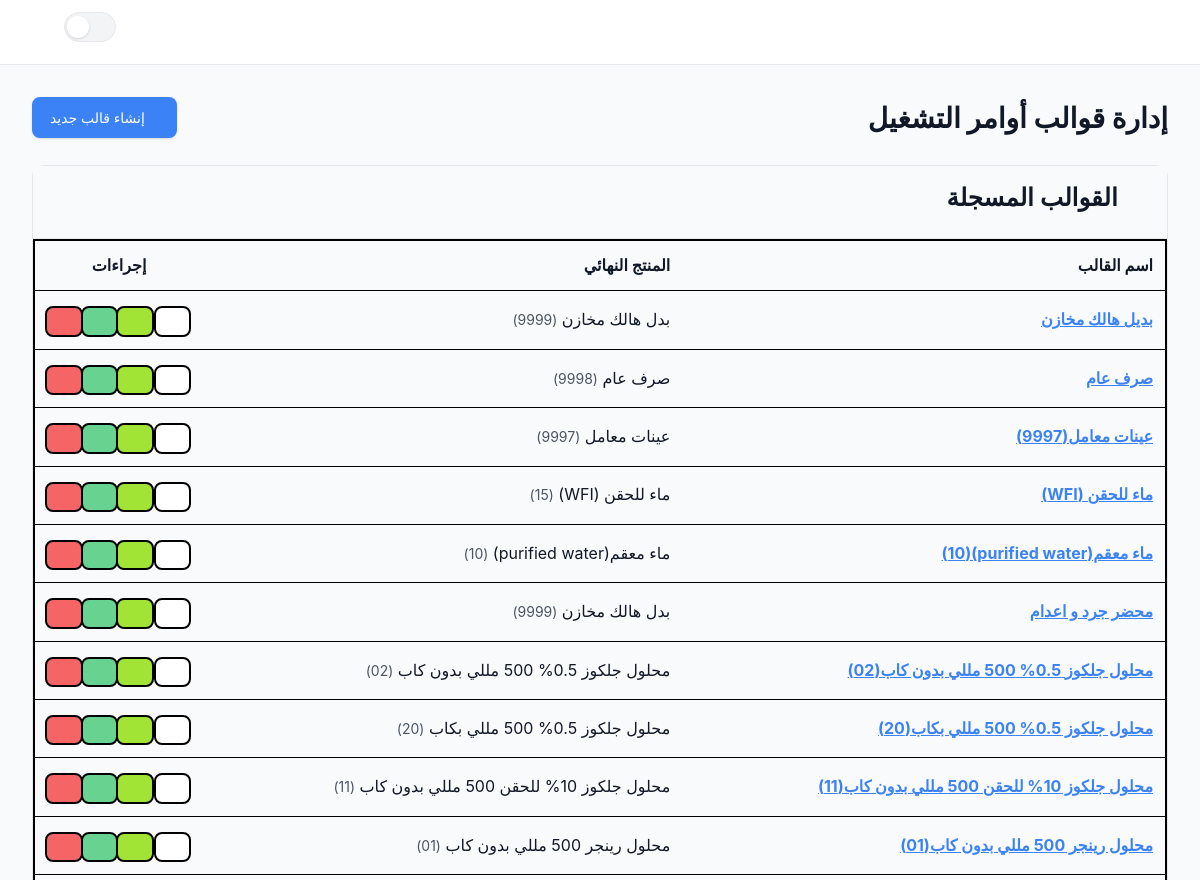
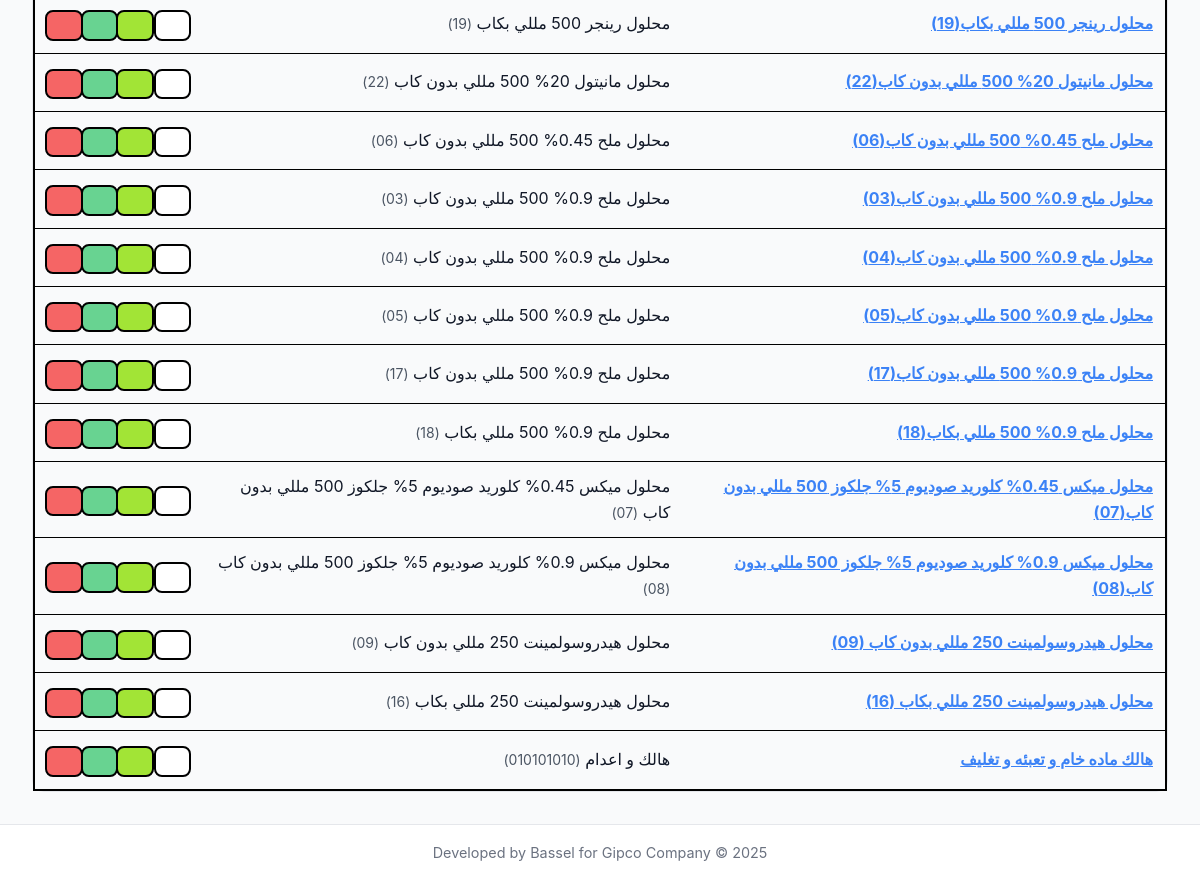
Screenshot of /shop_order_templates/ with the database file from the repository (2 pictures, top to bottom).
### inventory/models.py (models this page shows, shortened)
class ShopOrderTemplate(models.Model):
    name = models.CharField(max_length=255, verbose_name=_("Template Name"))
    final_product = models.ForeignKey(
        Product,
        on_delete=models.CASCADE,
        related_name='templates',
        verbose_name=_("Final Product")
    )
    class Meta:
        db_table = 'shop_order_templates'
        verbose_name = _("Shop Order Template")
        verbose_name_plural = _("Shop Order Templates")
        ordering = ['name']

class Product(models.Model):
    class ProductType(models.TextChoices):
        RAW_MATERIAL = 'مواد خام', _('مواد خام')
        PACKAGING = 'تعبئه و تغليف', _('تعبئه و تغليف')
        FINAL_PRODUCT = 'منتج نهائي', _('منتج نهائي')
        MRO = 'قطع غيار و صيانة', _('قطع غيار و صيانة')
        CONSUMABLE = 'مستهلكات', _('مستهلكات')
    name = models.CharField(max_length=255, verbose_name=_("Product Name"))
    code = models.CharField(max_length=100, unique=True, verbose_name=_("Product Code"))
    product_type = models.CharField(
        max_length=50,
        choices=ProductType.choices,
        verbose_name=_("Product Type")
    )
    unit = models.CharField(max_length=50, verbose_name=_("Unit of Measurement"))
    tags = models.ManyToManyField('ProductTag', blank=True, verbose_name=_("Tags"))
    moving_average_cost = models.DecimalField(
        max_digits=12, decimal_places=3, default=Decimal('0.000'), verbose_name=_("Moving Average Cost")
    )
    override_inventory_account = models.ForeignKey(
        'Account', on_delete=models.SET_NULL, null=True, blank=True,
        related_name='+', verbose_name=_("Override Inventory Account")
    )
    override_cogs_expense_account = models.ForeignKey(
        'Account', on_delete=models.SET_NULL, null=True, blank=True,
        related_name='+', verbose_name=_("Override COGS/Expense Account")
    )
    override_sales_revenue_account = models.ForeignKey(
        'Account', on_delete=models.SET_NULL, null=True, blank=True,
        related_name='+', verbose_name=_("Override Sales Revenue Account")
    )
    class Meta:
        db_table = 'products'
        verbose_name = _("Product")
        verbose_name_plural = _("Products")
        ordering = ['name']

### inventory/views/templates.py (the view, shortened to what this page needs)
# urls.py: path('shop_order_templates/', shop_order_templates, name='shop_order_templates'),
def shop_order_templates(request: HttpRequest) -> HttpResponse:
    source_template_data = None
    source_items_queryset = None
    copy_from_id = request.GET.get('copy_from')
    primitive_products_qs = Product.objects.filter(~Q(product_type=Product.ProductType.FINAL_PRODUCT))
    context = {
        'active_page': 'shop_orders',
        'templates': ShopOrderTemplate.objects.select_related('final_product').all(),
        'final_products': Product.objects.filter(product_type=Product.ProductType.FINAL_PRODUCT),
        'primitive_products': list(primitive_products_qs.values('id', 'name', 'code')),
        'source_template': source_template_data,
        'source_items': list(source_items_queryset.values('primitive_product_id', 'theoretical_quantity')) if source_items_queryset else None,
    }
    if 'X-Partial-Request' in request.headers:
        return render(request, 'inventory/partials/shop_order_templates_partial.html', context)
    return render(request, 'inventory/shop_order_templates.html', context)

### inventory/templates/inventory/shop_order_templates.html (shortened to what this page needs)
{% extends "inventory/layout.html" %}
{% load static %}
{% block content %}
  {% include "inventory/partials/shop_order_templates_content.html" %}
{% endblock content %}

### inventory/templates/inventory/partials/shop_order_templates_content.html (shortened to what this page needs)
<div class="d-flex justify-content-between align-items-center mb-4">
    <h1 class="h2 mb-0" style="font-weight: 700;">إدارة قوالب أوامر التشغيل</h1>
    <button type="button" class="btn btn-primary" data-bs-toggle="modal" data-bs-target="#addTemplateModal">
        <i class="bi bi-plus-lg"></i> إنشاء قالب جديد
    </button>
</div>
<div class="card">
    <div class="card-header">
        <h3><i class="bi bi-file-earmark-ruled"></i> القوالب المسجلة</h3>
    </div>
    <div class="card-body p-0">
        {% if not templates %}
        <div class="text-center p-5">
            <i class="bi bi-files display-4 text-secondary"></i>
            <h5 class="mt-3">لا توجد قوالب</h5>
            <p class="text-muted">ابدأ بإنشاء أول قالب لأمر تشغيل.</p>
            <button class="btn btn-primary mt-2" data-bs-toggle="modal" data-bs-target="#addTemplateModal">
                <i class="bi bi-plus-lg"></i> إنشاء قالب
            </button>
        </div>
        {% else %}
        <div class="table-responsive">
            <table class="table table-hover align-middle mb-0">
                <thead>
                    <tr>
                        <th class="ps-3">اسم القالب</th>
                        <th>المنتج النهائي</th>
                        <th class="text-center">إجراءات</th>
                    </tr>
                </thead>
                <tbody>
                    {% for t in templates %}
                    <tr>
                        <td class="ps-3">
                            <a href="{% url 'inventory:view_shop_order_template' pk=t.id %}"><strong>{{ t.name }}</strong></a>
                        </td>
                        <td>{{ t.final_product.name }} <small class="text-muted font-monospace">({{t.final_product.code}})</small></td>
                        <td class="text-center">
                            <div class="btn-group">
                                <a href="{% url 'inventory:view_shop_order_template' pk=t.id %}" class="btn btn-sm btn-outline-secondary" title="عرض"><i class="bi bi-eye"></i></a>
                                <a href="{% url 'inventory:edit_shop_order_template' pk=t.id %}" class="btn btn-sm btn-outline-primary" title="تعديل"><i class="bi bi-pencil-square"></i></a>
                                <a href="{% url 'inventory:shop_order_templates' %}?copy_from={{ t.id }}" class="btn btn-sm btn-outline-success" title="نسخ لإنشاء جديد"><i class="bi bi-copy"></i></a>
                                <button type="button" class="btn btn-sm btn-outline-danger" data-bs-toggle="modal" data-bs-target="#deleteModal{{t.id}}" title="حذف"><i class="bi bi-trash"></i></button>
                            </div>
                        </td>
                    </tr>
                    {% endfor %}
                </tbody>
            </table>
        </div>
        {% endif %}
    </div>
</div>

### static/css/style.css (style rules this page uses)
:root { --color-primary: #3b82f6; --color-primary-rgb: 59, 130, 246; --color-primary-light: #eff6ff; --color-primary-hover: #2563eb; --color-primary-subtle: rgba(59, 130, 246, 0.1); --color-secondary: #64748b; --color-success: #10b981; --color-danger: #ef4444; --color-warning: #f59e0b; --color-info: #06b6d4; --text-primary: #111827; --text-secondary: #4b5563; --text-muted: #6b7280; --text-inverse: #ffffff; --surface-primary: #ffffff; --surface-secondary: #f9fafb; --surface-tertiary: #f3f4f6; --surface-overlay: rgba(0, 0, 0, 0.5); --border-color: #e5e7eb; --border-color-subtle: #f3f4f6; --border-width: 1px; --border-radius-sm: 0.25rem; --border-radius: 0.5rem; --border-radius-lg: 0.75rem; --border-radius-xl: 1rem; --shadow-xs: 0 1px 2px 0 rgb(0 0 0 / 0.05); --shadow-sm: 0 1px 3px 0 rgb(0 0 0 / 0.1), 0 1px 2px -1px rgb(0 0 0 / 0.1); --shadow-md: 0 4px 6px -1px rgb(0 0 0 / 0.1), 0 2px 4px -2px rgb(0 0 0 / 0.1); --shadow-lg: 0 10px 15px -3px rgb(0 0 0 / 0.1), 0 4px 6px -4px rgb(0 0 0 / 0.1); --shadow-xl: 0 20px 25px -5px rgb(0 0 0 / 0.1), 0 8px 10px -6px rgb(0 0 0 / 0.1); --font-family-sans: "Inter", -apple-system, BlinkMacSystemFont, "Segoe UI", "Helvetica Neue", Arial, sans-serif; --font-family-mono: "JetBrains Mono", "Fira Code", Consolas, "Liberation Mono", Menlo, monospace; --font-weight-normal: 400; --font-weight-medium: 500; --font-weight-semibold: 600; --font-weight-bold: 700; --space-xs: 0.25rem; --space-sm: 0.5rem; --space-md: 1rem; --space-lg: 1.5rem; --space-xl: 2rem; --space-2xl: 3rem; --transition-fast: 0.15s ease-in-out; --transition-base: 0.2s ease-in-out; --transition-slow: 0.3s ease-in-out; --z-sidebar: 1045; --z-header: 1030; --z-dropdown: 1000; --z-sticky: 1020; --z-modal-backdrop: 1040; --z-modal: 1050; --z-popover: 1060; --z-tooltip: 1070; --z-select-dropdown: 9999; --sidebar-width: 300px; --header-height: 65px; }
*, *::before, *::after { box-sizing: border-box; }
html { scroll-behavior: smooth; }
body { background-color: var(--surface-secondary); font-family: var(--font-family-sans); color: var(--text-primary); line-height: 1.6; font-weight: var(--font-weight-normal); transition: background-color var(--transition-base), color var(--transition-base); -webkit-font-smoothing: antialiased; -moz-osx-font-smoothing: grayscale; }
h1, h2, h3, h4, h5, h6 { font-weight: var(--font-weight-semibold); color: var(--text-primary); line-height: 1.3; }
.card { background-color: var(--surface-primary); border: var(--border-width) solid var(--border-color); box-shadow: none; border-radius: var(--border-radius-lg); transition: box-shadow var(--transition-base); }
.card-header { background-color: var(--surface-secondary); border-bottom: var(--border-width) solid var(--border-color); padding: var(--space-md) var(--space-lg); font-weight: var(--font-weight-medium); }
.card-body { padding: var(--space-lg); }
.btn { border-radius: var(--border-radius) !important; font-weight: var(--font-weight-medium) !important; transition: all var(--transition-fast) !important; }
.btn-primary { background-color: var(--color-primary) !important; border-color: var(--color-primary) !important; color: var(--text-inverse) !important; box-shadow: var(--shadow-sm) !important; }

### rows the page displays
ShopOrderTemplate: name "بديل هالك مخازن", final_product.name "بدل هالك مخازن", final_product.code "9999"
ShopOrderTemplate: name "صرف عام", final_product.name "صرف عام", final_product.code "9998"
ShopOrderTemplate: name "عينات معامل(9997)", final_product.name "عينات معامل", final_product.code "9997"
ShopOrderTemplate: name "ماء للحقن (WFI)", final_product.name "ماء للحقن (WFI)", final_product.code "15"
ShopOrderTemplate: name "ماء معقم(purified water)(10)", final_product.name "ماء معقم(purified water)", final_product.code "10"
ShopOrderTemplate: name "محضر جرد و اعدام", final_product.name "بدل هالك مخازن", final_product.code "9999"
ShopOrderTemplate: name "محلول جلكوز 0.5% 500 مللي بدون كاب(02)", final_product.name "محلول جلكوز 0.5% 500 مللي بدون كاب", final_product.code "02"
ShopOrderTemplate: name "محلول جلكوز 0.5% 500 مللي بكاب(20)", final_product.name "محلول جلكوز 0.5% 500 مللي بكاب", final_product.code "20"
ShopOrderTemplate: name "محلول جلكوز 10% للحقن 500 مللي بدون كاب(11)", final_product.name "محلول جلكوز 10% للحقن 500 مللي بدون كاب", final_product.code "11"
ShopOrderTemplate: name "محلول رينجر 500 مللي بدون كاب(01)", final_product.name "محلول رينجر 500 مللي بدون كاب", final_product.code "01"
ShopOrderTemplate: name "محلول رينجر 500 مللي بكاب(19)", final_product.name "محلول رينجر 500 مللي بكاب", final_product.code "19"
ShopOrderTemplate: name "محلول مانيتول 20% 500 مللي بدون كاب(22)", final_product.name "محلول مانيتول 20% 500 مللي بدون كاب", final_product.code "22"
ShopOrderTemplate: name "محلول ملح 0.45% 500 مللي بدون كاب(06)", final_product.name "محلول ملح 0.45% 500 مللي بدون كاب", final_product.code "06"
ShopOrderTemplate: name "محلول ملح 0.9% 500 مللي بدون كاب(03)", final_product.name "محلول ملح 0.9% 500 مللي بدون كاب", final_product.code "03"
ShopOrderTemplate: name "محلول ملح 0.9% 500 مللي بدون كاب(04)", final_product.name "محلول ملح 0.9% 500 مللي بدون كاب", final_product.code "04"
ShopOrderTemplate: name "محلول ملح 0.9% 500 مللي بدون كاب(05)", final_product.name "محلول ملح 0.9% 500 مللي بدون كاب", final_product.code "05"
ShopOrderTemplate: name "محلول ملح 0.9% 500 مللي بدون كاب(17)", final_product.name "محلول ملح 0.9% 500 مللي بدون كاب", final_product.code "17"
ShopOrderTemplate: name "محلول ملح 0.9% 500 مللي بكاب(18)", final_product.name "محلول ملح 0.9% 500 مللي بكاب", final_product.code "18"
ShopOrderTemplate: name "محلول ميكس 0.45% كلوريد صوديوم 5% جلكوز 500 مللي بدون كاب(07)", final_product.name "محلول ميكس 0.45% كلوريد صوديوم 5% جلكوز 500 مللي بدون كاب", final_product.code "07"
ShopOrderTemplate: name "محلول ميكس 0.9% كلوريد صوديوم 5% جلكوز 500 مللي بدون كاب(08)", final_product.name "محلول ميكس 0.9% كلوريد صوديوم 5% جلكوز 500 مللي بدون كاب", final_product.code "08"
ShopOrderTemplate: name "محلول هيدروسولمينت 250 مللي بدون كاب (09)", final_product.name "محلول هيدروسولمينت 250 مللي بدون كاب", final_product.code "09"
ShopOrderTemplate: name "محلول هيدروسولمينت 250 مللي بكاب (16)", final_product.name "محلول هيدروسولمينت 250 مللي بكاب", final_product.code "16"
ShopOrderTemplate: name "هالك ماده خام و تعبئه و تغليف", final_product.name "هالك و اعدام", final_product.code "010101010"
